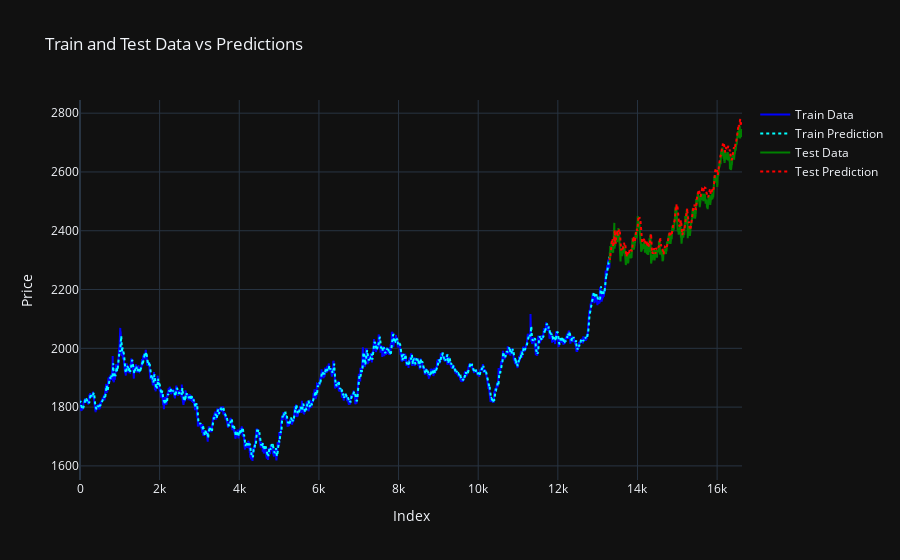

Notebook cell for this chart:
### Code cell
fig = go.Figure()

fig.add_trace(go.Scatter(
    x=list(range(len(y_train))),
    y=y_train.flatten(),
    mode='lines',
    name='Train Data',
    line=dict(color='blue')
))

fig.add_trace(go.Scatter(
    x=list(range(len(y_train))),
    y=y_train_pred.flatten(),
    mode='lines',
    name='Train Prediction',
    line=dict(color='cyan', dash='dot')
))

fig.add_trace(go.Scatter(
    x=list(range(len(y_train), len(y_train) + len(y_test))),
    y=y_test.flatten(),
    mode='lines',
    name='Test Data',
    line=dict(color='green')
))

fig.add_trace(go.Scatter(
    x=list(range(len(y_train), len(y_train) + len(y_test))),
    y=y_test_pred.flatten(),
    mode='lines',
    name='Test Prediction',
    line=dict(color='red', dash='dot')
))

fig.update_layout(
    title="Train and Test Data vs Predictions",
    xaxis_title="Index",
    yaxis_title="Price",
    xaxis_rangeslider_visible=False,
    template="plotly_dark"
)

fig.show()

### Figure 1 — Plotly figure (JSON) as saved in the notebook; plotly's stock layout.template omitted (floating-point values rounded to 4 significant figures; data arrays with more than 128 entries replaced by an {"elided": "..."} marker saying what was removed)
{"data": [{"line": {"color": "blue"}, "mode": "lines", "name": "Train Data", "type": "scatter", "x": {"elided": "13300 int values"}, "y": {"elided": "13300 float values"}}, {"line": {"color": "cyan", "dash": "dot"}, "mode": "lines", "name": "Train Prediction", "type": "scatter", "x": {"elided": "13300 int values"}, "y": {"elided": "13300 float values"}}, {"line": {"color": "green"}, "mode": "lines", "name": "Test Data", "type": "scatter", "x": {"elided": "3326 int values"}, "y": {"elided": "3326 float values"}}, {"line": {"color": "red", "dash": "dot"}, "mode": "lines", "name": "Test Prediction", "type": "scatter", "x": {"elided": "3326 int values"}, "y": {"elided": "3326 float values"}}], "layout": {"title": {"text": "Train and Test Data vs Predictions"}, "xaxis": {"rangeslider": {"visible": false}, "title": {"text": "Index"}}, "yaxis": {"title": {"text": "Price"}}}}
